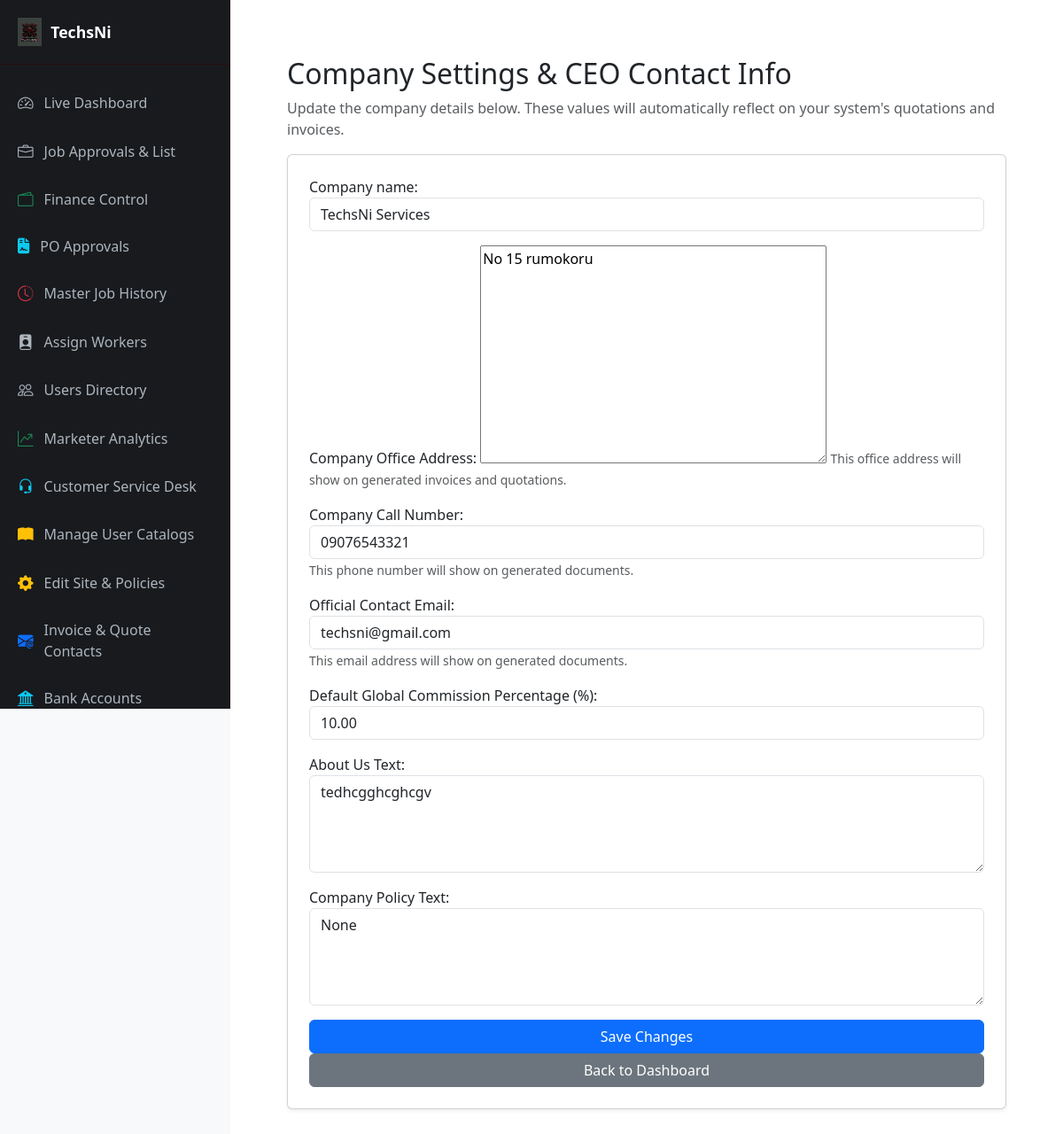
The page /services/ceo/settings/ (signed in) on the database its author committed.
### services/models.py (models this page shows, shortened)
class SiteConfiguration(models.Model):
    company_name = models.CharField(max_length=150, default="TechsNi Services")
    company_address = models.TextField(blank=True, null=True, verbose_name="Company Office Address")
    contact_phone = models.CharField(max_length=50, blank=True, null=True, verbose_name="Company Call Number")
    contact_email = models.EmailField(blank=True, null=True, verbose_name="Official Contact Email")
    commission_percentage = models.DecimalField(
        max_digits=5, decimal_places=2, default=10.00,
        verbose_name="Default Global Commission Percentage (%)"
    )
    bank_name = models.CharField(max_length=100, blank=True, null=True, default="Wema Bank / First Bank")
    account_number = models.CharField(max_length=50, blank=True, null=True, default="0123456789")
    account_name = models.CharField(max_length=150, blank=True, null=True, default="TechsNi Global Services")
    google_email_id = models.EmailField(blank=True, null=True, verbose_name="Google Gmail Address")
    google_app_password = models.CharField(max_length=100, blank=True, null=True, verbose_name="Google App Password / Secret Code")
    about_text = models.TextField(blank=True, null=True, verbose_name="About Us Text")
    about_pdf = models.FileField(upload_to='site/about/', blank=True, null=True, verbose_name="About Us PDF Document")
    policy_text = models.TextField(blank=True, null=True, verbose_name="Company Policy Text")
    policy_pdf = models.FileField(upload_to='site/policies/', blank=True, null=True, verbose_name="Company Policy PDF Document")

### services/views.py (the view)
# urls.py: path('ceo/settings/', views.ceo_site_settings_view, name='ceo_site_settings'),
@login_required
def ceo_site_settings_view(request):
    request.user.refresh_from_db()
    if not request.user.is_superuser and request.user.role != 'ceo':
        return redirect('dashboard_router')
    config, created = SiteConfiguration.objects.get_or_create(id=1)
    if request.method == 'POST':
        form = SiteConfigurationForm(request.POST, request.FILES, instance=config)
        if form.is_valid():
            form.save()
            messages.success(request, "Company site settings updated successfully!")
            return redirect('ceo_site_settings')
        else:
            messages.error(request, "Please correct the errors below.")
    else:
        form = SiteConfigurationForm(instance=config)
    return render(request, 'services/dashboards/ceo_site_settings.html', {
        'form': form,
        'config': config
    })

### services/forms.py
class SiteConfigurationForm(forms.ModelForm):
    class Meta:
        model = SiteConfiguration
        fields = [
            'company_name',
            'company_address',
            'contact_phone',
            'contact_email',
            'commission_percentage',
            'about_text',
            'policy_text',
            'about_pdf',
            'policy_pdf'
        ]
        widgets = {
            'company_name': forms.TextInput(attrs={'class': 'form-control'}),
            'contact_phone': forms.TextInput(attrs={'class': 'form-control'}),
            'contact_email': forms.EmailInput(attrs={'class': 'form-control'}),
            'commission_percentage': forms.NumberInput(attrs={'class': 'form-control', 'step': '0.01'}),
            'about_text': forms.Textarea(attrs={'class': 'form-control', 'rows': 4}),
            'policy_text': forms.Textarea(attrs={'class': 'form-control', 'rows': 4}),
            'about_pdf': forms.ClearableFileInput(attrs={'class': 'form-control'}),
            'policy_pdf': forms.ClearableFileInput(attrs={'class': 'form-control'}),
        }

### services/templates/services/dashboards/ceo_site_settings.html (shortened to what this page needs)
{% extends 'services/dashboards/base_dashboard.html' %}
{% block content %}
<div class="container mt-4">
    <h2>Company Settings & CEO Contact Info</h2>
    <p class="text-muted">Update the company details below. These values will automatically reflect on your system's quotations and invoices.</p>
    <form method="POST" enctype="multipart/form-data" class="card p-4 shadow-sm">
        <div class="mb-3">
            {{ form.company_name.label_tag }}
            {{ form.company_name }}
        </div>
        <div class="mb-3">
            {{ form.company_address.label_tag }}
            {{ form.company_address }}
            <small class="form-text text-muted">This office address will show on generated invoices and quotations.</small>
        </div>
        <div class="mb-3">
            {{ form.contact_phone.label_tag }}
            {{ form.contact_phone }}
            <small class="form-text text-muted">This phone number will show on generated documents.</small>
        </div>
        <div class="mb-3">
            {{ form.contact_email.label_tag }}
            {{ form.contact_email }}
            <small class="form-text text-muted">This email address will show on generated documents.</small>
        </div>
        <div class="mb-3">
            {{ form.commission_percentage.label_tag }}
            {{ form.commission_percentage }}
        </div>
        <div class="mb-3">
            {{ form.about_text.label_tag }}
            {{ form.about_text }}
        </div>
        <div class="mb-3">
            {{ form.policy_text.label_tag }}
            {{ form.policy_text }}
        </div>
        <button type="submit" class="btn btn-primary">Save Changes</button>
        <a href="{% url 'ceo_dashboard' %}" class="btn btn-secondary">Back to Dashboard</a>
    </form>
</div>
{% endblock %}

### services/templates/services/dashboards/base_dashboard.html (style rules this page uses)
body { background-color: #f8f9fa; color: #212529; font-family: 'Segoe UI', Tahoma, Geneva, Verdana, sans-serif; min-height: 100vh; overflow-x: hidden; }

### rows shown on the page
SiteConfiguration: company_name "TechsNi Services", company_address "No 15 rumokoru", contact_phone "09076543321", contact_email "techsni@gmail.com", commission_percentage "10.00", about_text "tedhcgghcghcgv", policy_text "None"
